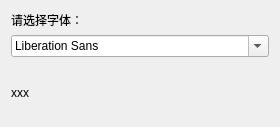
<?xml version="1.0" encoding="UTF-8"?>
<ui version="4.0">
 <class>mainWndClass</class>
 <widget class="QWidget" name="mainWndClass">
  <property name="geometry">
   <rect>
    <x>0</x>
    <y>0</y>
    <width>280</width>
    <height>127</height>
   </rect>
  </property>
  <property name="windowTitle">
   <string>mainWnd</string>
  </property>
  <layout class="QHBoxLayout" name="horizontalLayout">
   <item>
    <layout class="QVBoxLayout" name="verticalLayout">
     <item>
      <widget class="QLabel" name="label">
       <property name="text">
        <string>请选择字体：</string>
       </property>
      </widget>
     </item>
     <item>
      <widget class="QFontComboBox" name="fontComboBox"/>
     </item>
     <item>
      <spacer name="verticalSpacer">
       <property name="orientation">
        <enum>Qt::Vertical</enum>
       </property>
       <property name="sizeHint" stdset="0">
        <size>
         <width>20</width>
         <height>40</height>
        </size>
       </property>
      </spacer>
     </item>
     <item>
      <widget class="QLabel" name="lblFont">
       <property name="sizePolicy">
        <sizepolicy hsizetype="Preferred" vsizetype="Fixed">
         <horstretch>0</horstretch>
         <verstretch>0</verstretch>
        </sizepolicy>
       </property>
       <property name="minimumSize">
        <size>
         <width>0</width>
         <height>30</height>
        </size>
       </property>
       <property name="text">
        <string>xxx</string>
       </property>
       <property name="alignment">
        <set>Qt::AlignLeading|Qt::AlignLeft|Qt::AlignTop</set>
       </property>
      </widget>
     </item>
    </layout>
   </item>
  </layout>
 </widget>
 <layoutdefault spacing="6" margin="11"/>
 <resources>
  <include location="mainwnd.qrc"/>
 </resources>
 <connections/>
</ui>
